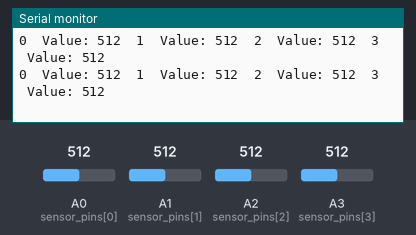
Bench run of a sketch on a simulated Arduino Uno, built with avr-gcc and run on an emulated ATmega328P. Parts: the last lines printed to the serial monitor. Inputs (shaded band) come from the test bench; at power-on: A0 (sensor_pins[0]) = 512, A2 (sensor_pins[2]) = 512, A1 (sensor_pins[1]) = 512, A3 (sensor_pins[3]) = 512.

Above: at 1.2 s.
1.3 s: A0 (sensor_pins[0]) set to 110
At 1.41 s:
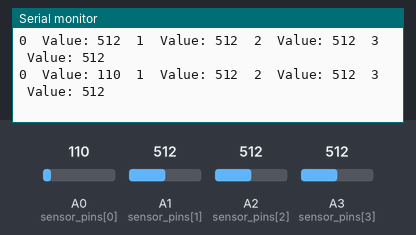
4.3 s: A0 (sensor_pins[0]) set to 95
At 4.33 s:
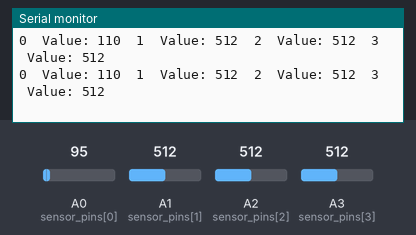
8.8 s: A2 (sensor_pins[2]) set to 110
At 8.8 s:
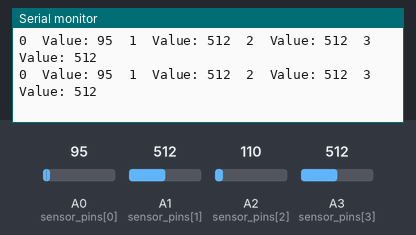
11.8 s: A2 (sensor_pins[2]) set to 90
At 11.83 s:
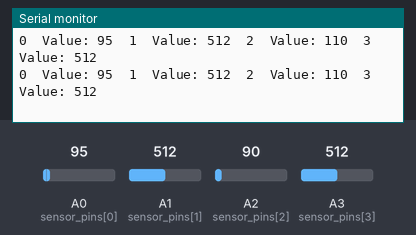
Timing chart, 0 to 14.8 s (numbered marks = the images above; inputs shaded):
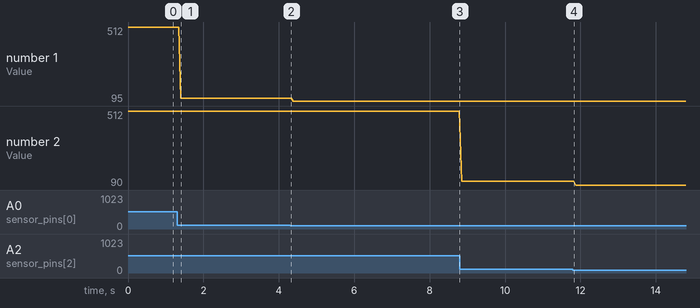

Measured:
- after the input at 1.3 s, the serial monitor: prints a new line after 0.10 s (image 1)
- plotted number 1: 512 → 110 after the input at 1.3 s, 110 → 95 after the input at 4.3 s
- plotted number 2: 512 → 110 after the input at 8.8 s, 110 → 90 after the input at 11.8 s

The sketch:

Test_sensors.ino
```cpp
const int sensor_pins [4] = {A0, A1, A2, A3};
int sensors[4] = {0, 0, 0, 0};

void setup() {
  // put your setup code here, to run once:
   Serial.begin(9600);
}

void loop() {
  for  (int i = 0; i < 4; i++)
  {
    sensors[i] = analogRead(sensor_pins[i]);
    Serial.print(i);
    Serial.print("\t");
    Serial.print("Value: ");
    Serial.print(sensors[i]);
    Serial.print("\t");

  }


    Serial.println();
}
```
